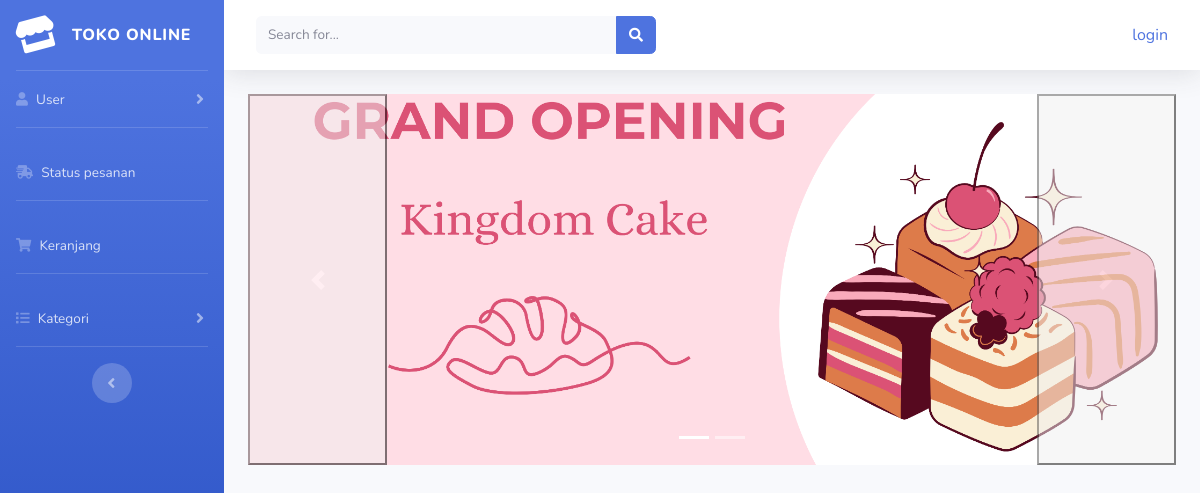
The app's page /index.php/kategori/cake, older data.
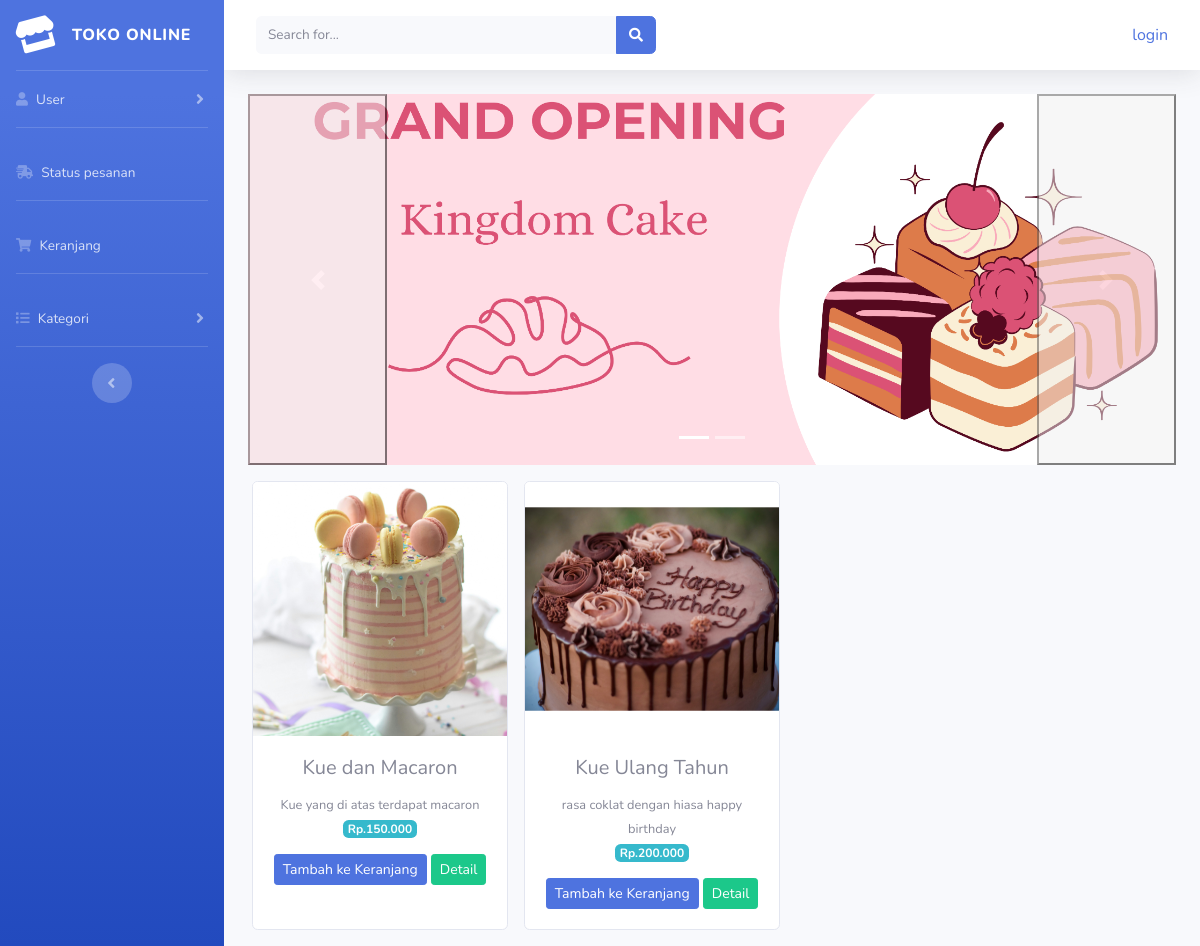
The same page, newer data.
### tables this page shows
CREATE TABLE `tb_barang` (
  `id_brg` int(11) NOT NULL,
  `nama_brg` varchar(128) NOT NULL,
  `keterangan` varchar(225) NOT NULL,
  `kategori` varchar(60) NOT NULL,
  `harga` int(11) NOT NULL,
  `stok` int(4) NOT NULL,
  `gambar` text NOT NULL
);

### application/controllers/kategori.php (called while the page is built, shortened)
<?php
class kategori extends CI_Controller
{
    public function cake()
    {
        $data['cake'] = $this->model_kategori->data_cake()->result();
        $data['title'] = 'Kategori Cake';
        $this->load->view('templates/header', $data);
        $this->load->view('templates/sidebar');
        $this->load->view('kategori/cake', $data);
        $this->load->view('templates/footer');
    }
}

### index.php (called while the page is built, shortened)
<?php
require_once BASEPATH.'core/CodeIgniter.php';

### application/models/model_kategori.php (called while the page is built, shortened)
<?php
class model_kategori extends CI_Model
{
    public function data_cake()
    {
        return $this->db->get_where('tb_barang', array('kategori' => 'Cake'));
    }
}

### application/views/kategori/cake.php (the view, shortened to what this page needs)
<div class="container-fluid">
    <div id="carouselExampleIndicators" class="carousel slide" data-ride="carousel">
        <ol class="carousel-indicators">
            <li data-target="#carouselExampleIndicators" data-slide-to="0" class="active"></li>
            <li data-target="#carouselExampleIndicators" data-slide-to="1"></li>
        </ol>
        <div class="carousel-inner">
            <div class="carousel-item active">
                <img src="<?php echo base_url('assets/img/slider/grandopening.png') ?>" class="d-block w-100" alt="...">
            </div>
        </div>
        <button class="carousel-control-prev" type="button" data-target="#carouselExampleIndicators" data-slide="prev">
            <span class="carousel-control-prev-icon" aria-hidden="true"></span>
        </button>
        <button class="carousel-control-next" type="button" data-target="#carouselExampleIndicators" data-slide="next">
            <span class="carousel-control-next-icon" aria-hidden="true"></span>
        </button>
    </div>
    <div class="row text-center mt-3">
        <?php foreach ($cake as $brg) : ?>
            <div class="card ml-3 mb-3" style="width: 16rem;">
                <img src="<?php echo base_url() . '/uploads/' . $brg->gambar ?>" class="card-img-top" alt="...">
                <div class="card-body">
                    <h5 class="card-title"><?php echo $brg->nama_brg ?></h5>
                    <small><?php echo $brg->keterangan  ?></small><br>
                    <span class="badge badge-info mb-3">Rp.<?php echo number_format($brg->harga, 0, ',', '.') ?></span><br>
                    <?php
                    if ($brg->stok > 0) {
                        echo anchor('dashboard/tambah_ke_keranjang/' . $brg->id_brg, '<div class="btn btn-sm btn-primary"> Tambah ke Keranjang </div>');
                    } else {
                        echo '<div class="btn btn-sm btn-danger"> Habis </div>';
                    }
                    ?>
                    <?php echo anchor('dashboard/detail/' . $brg->id_brg, '<div class="btn btn-sm btn-success"> Detail </div>') ?>
                </div>
            </div>
        <?php endforeach ?>
    </div>
</div>

Row changes from the older to the newer data that the page shows:
added tb_barang: gambar (picture), nama_brg "Kue dan Macaron", keterangan "Kue yang di atas terdapat macaron", harga "150.000", id_brg "Tambah ke Keranjang", id_brg "Detail"
added tb_barang: gambar (picture), nama_brg "Kue Ulang Tahun", keterangan "rasa coklat dengan hiasa happy birthday", harga "200.000", id_brg "Tambah ke Keranjang", id_brg "Detail"
